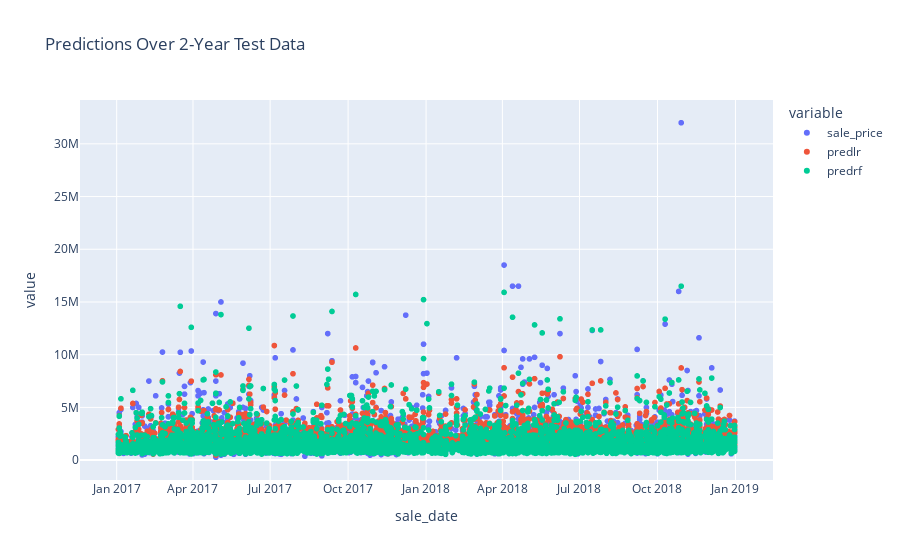

The notebook cell this image was saved under:
### Code cell
fig = px.scatter(df_melted, x="sale_date", y="value", color = "variable", title= "Predictions Over 2-Year Test Data")
fig.show()

### Figure 1 — Plotly figure (JSON) as saved in the notebook; plotly's stock layout.template omitted (floating-point values rounded to 4 significant figures; data arrays with more than 128 entries replaced by an {"elided": "..."} marker saying what was removed)
{"data": [{"hovertemplate": "variable=sale_price<br>sale_date=%{x}<br>value=%{y}<extra></extra>", "legendgroup": "sale_price", "marker": {"color": "#636efa", "symbol": "circle"}, "mode": "markers", "name": "sale_price", "showlegend": true, "type": "scattergl", "x": {"elided": "4484 str values"}, "xaxis": "x", "y": {"elided": "4484 int values"}, "yaxis": "y"}, {"hovertemplate": "variable=predlr<br>sale_date=%{x}<br>value=%{y}<extra></extra>", "legendgroup": "predlr", "marker": {"color": "#EF553B", "symbol": "circle"}, "mode": "markers", "name": "predlr", "showlegend": true, "type": "scattergl", "x": {"elided": "4484 str values"}, "xaxis": "x", "y": {"elided": "4484 float values"}, "yaxis": "y"}, {"hovertemplate": "variable=predrf<br>sale_date=%{x}<br>value=%{y}<extra></extra>", "legendgroup": "predrf", "marker": {"color": "#00cc96", "symbol": "circle"}, "mode": "markers", "name": "predrf", "showlegend": true, "type": "scattergl", "x": {"elided": "4484 str values"}, "xaxis": "x", "y": {"elided": "4484 float values"}, "yaxis": "y"}], "layout": {"legend": {"title": {"text": "variable"}, "tracegroupgap": 0}, "title": {"text": "Predictions Over 2-Year Test Data"}, "xaxis": {"anchor": "y", "domain": [0, 1], "title": {"text": "sale_date"}}, "yaxis": {"anchor": "x", "domain": [0, 1], "title": {"text": "value"}}}}
